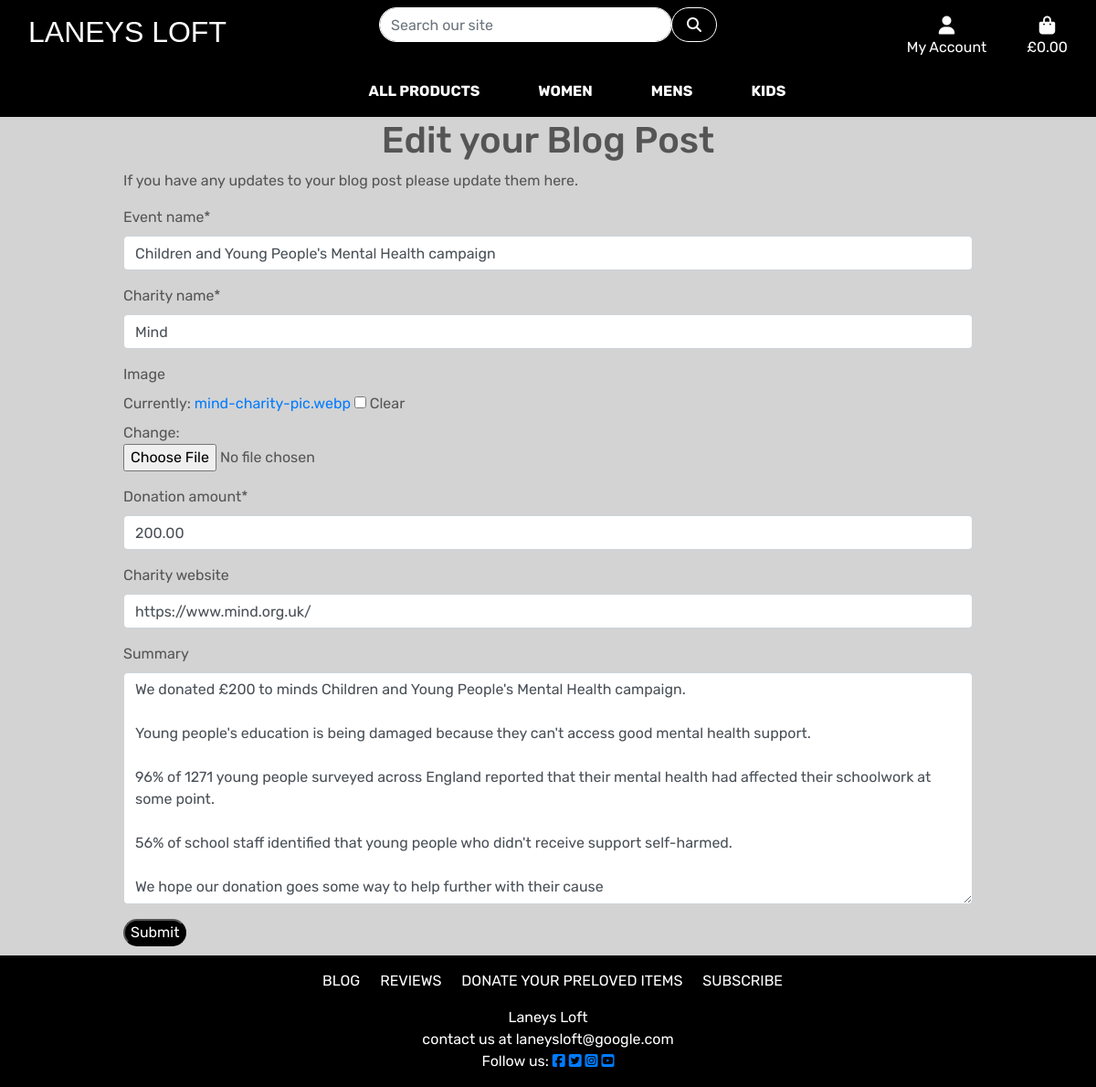
/blog_posts/edit/9/ (signed in), run on the app's committed database.
### blog_posts/models.py (models this page shows, shortened)
class BlogPost(models.Model):
    charity_name = models.CharField(max_length=200)
    event_name = models.CharField(max_length=200)
    donation_amount = models.DecimalField(max_digits=6, decimal_places=2)
    image = models.ImageField(null=True, blank=True, default='placeholder')
    summary = models.TextField(blank=True)
    charity_location = models.CharField(max_length=200, unique=False)
    charity_website = models.URLField(
        max_length=200, blank=True)
    created_on = models.DateTimeField(auto_now=True)
    class Meta:
        ordering = ['created_on']

### blog_posts/views.py (the view, shortened to what this page needs)
class EditBlogPostView(UserPassesTestMixin, UpdateView):
    Model = BlogPost
    form_class = BlogPostForm
    success_url = "/blog_posts/blog_posts/"
    template_name = "blog_posts/edit_blog_post.html"
    def get_object(self):
        id_ = self.kwargs.get("id")
        return get_object_or_404(BlogPost, id=id_)
    def test_func(self):
        return self.request.user.email.startswith('email@email')

### blog_posts/forms.py
class BlogPostForm(forms.ModelForm):
    class Meta:
        model = BlogPost
        fields = (
            'event_name',
            'charity_name',
            'image',
            'donation_amount',
            'charity_website',
            'summary',
        )

### bag/contexts.py (called while the page is built, shortened)
def bag_contents(request):
    bag_items = []
    total = 0
    item_count = 0
    bag = request.session.get('bag', {})
    if total < settings.FREE_DELIVERY_THRESHOLD:
        delivery = total * Decimal(settings.STANDARD_DELIVERY_PERCENTAGE / 100)
        free_delivery_delta = settings.FREE_DELIVERY_THRESHOLD - total
    else:
        delivery = 0
        free_delivery_delta = 0
    grand_total = delivery + total
    context = {
        'bag_items': bag_items,
        'total': total,
        'item_count': item_count,
        'delivery': delivery,
        'free_delivery_delta': free_delivery_delta,
        'free_delivery_threshold': settings.FREE_DELIVERY_THRESHOLD,
        'grand_total': grand_total,
    }
    return context

### blog_posts/templates/blog_posts/edit_blog_post.html (shortened to what this page needs)
{% extends "base.html" %}
{% block content %}
{% load crispy_forms_tags %}
{% load static %}
{% block extra_css %}
    <link rel="stylesheet" href="{% static 'blog_posts/css/blog_posts.css' %}">
{% endblock %}
<div class="container header-container">
</div>
<div class="container">
    <h1 class="text-center">Edit your Blog Post</h1>
    <p>If you have any updates to your blog post please update them here.</p>
    <form class="edit_idea_form" action="{% url 'edit_blog_post' blogpost.id %}" method="POST" enctype="multipart/form-data">
        {{ form|crispy }}
        <input class="button btn-black" type="submit" value="Submit">
    </form>
</div>
{% endblock %}

### static/css/base.css (style rules this page uses)
html { height: 100%; }
body { background: url('/media/homepage_background_cropped.webp') no-repeat center center fixed; background-size: cover; height: calc(100vh - 164px); color: #555; font-family: 'Rubik'; background-color: lightgrey; }
.header-container { padding-top: 145px; }
.btn-black { background: black; color: white; border-radius: 15px; margin-bottom: 15px; }
.button { border-radius: 15px; margin-bottom: 10px; }
@media (min-width: 1200px) { .container { max-width: 80%; } }
@media (min-width: 992px) { .header-container { padding-top: 164px; } }
@media (min-width: 408px) { .header-container { padding-top: 100px; } }
@media (min-width: 992px) { .header-container { padding-top: 147px; } }

### blog_posts/static/blog_posts/css/blog_posts.css (style rules this page uses)
.header-container { padding-top: 83px; }
@media (min-width: 992px) { .header-container { padding-top: 130px; } }

### data on the page
BlogPost: event_name "Children and Young People's Mental Health campaign", charity_name "Mind", donation_amount "200.00", charity_website "https://www.mind.org.uk/", summary "We donated £200 to minds Children and Young People's Mental Health campaign. Young people's education is being damaged because they can't access good mental health support. 96% of 1271 young people surveyed across England reported that their mental health had affected their schoolwork at some point. 56% of school staff identified that young people who didn't receive support self-harmed. We hope our donation goes some way to help further with their cause"
